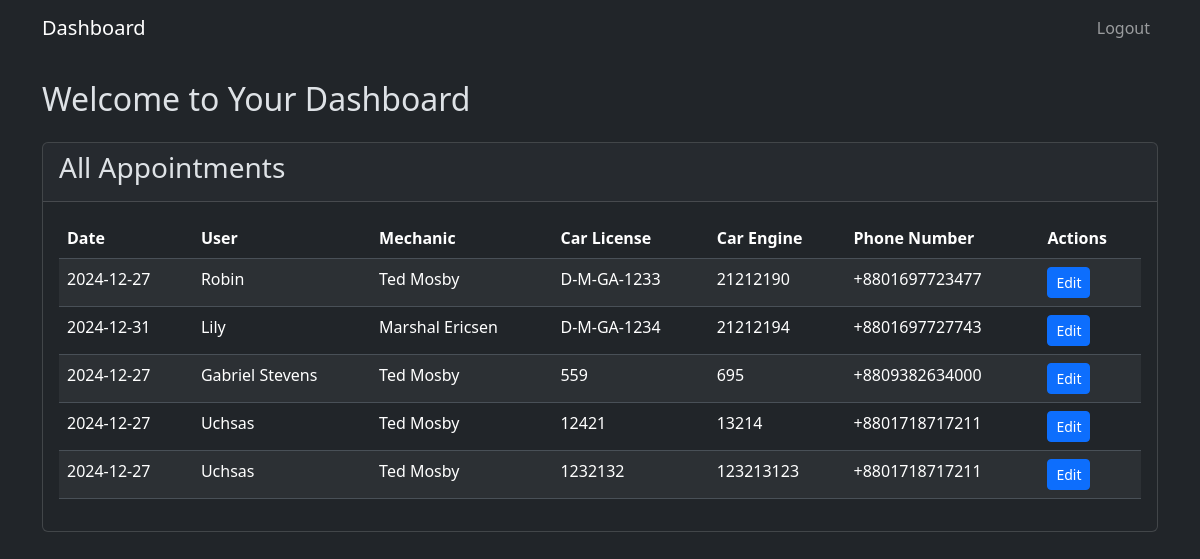
The page /admin on the database its author committed.
### tables this page shows
CREATE TABLE "Appointments" (
	"id"	INTEGER,
	"userID"	INTEGER,
	"mechanicID"	INTEGER,
	"carAppointmentDate"	DATETIME DEFAULT CURRENT_TIMESTAMP,
	"carLicenseNumber"	TEXT,
	"carEngineNumber"	INTEGER,
	PRIMARY KEY("id" AUTOINCREMENT),
	FOREIGN KEY("mechanicID") REFERENCES "mechanic"("id"),
	FOREIGN KEY("userID") REFERENCES "Users"("id")
);

CREATE TABLE "Users" (
	"id"	INTEGER,
	"name"	TEXT,
	"address"	TEXT,
	"phone"	TEXT,
	"username"	TEXT,
	"password"	TEXT,
	"role"	TEXT DEFAULT 'Client',
	PRIMARY KEY("id")
);

### app.py (the view)
@app.route('/admin')
def admin():
    tdata = getClientAppointments()
    data = []
    for i in tdata:
        data.append((getClientName(i[1]), getMechanicName(i[2]), i[3], i[4], i[5], i[0], getClientPhone(i[1])))
    mechanics = showAllMechanics(datetime.now().strftime('%Y-%m-%d'))
    return render_template('admin.html', data=data, mechanics=mechanics)

### helper.py (called while the page is built)
def dbConnect():
    return sqlite3.connect('main.db')

def showAllMechanics(date):
    connection = dbConnect()
    cursor = connection.cursor()
    cursor.execute(f"""
        SELECT m.*, COUNT(a.id) as appointments_today
        FROM mechanic m
        LEFT JOIN Appointments a ON m.id = a.mechanicID AND DATE(a.carAppointmentDate) = DATE('{date}')
        GROUP BY m.id
    """)
    result = cursor.fetchall()
    connection.close()
    return result

def getClientAppointments():
    connection = dbConnect()
    cursor = connection.cursor()
    cursor.execute("SELECT * FROM Appointments WHERE DATE(carAppointmentDate) >= DATE('now')")
    result = cursor.fetchall()
    connection.close()
    return result

def getClientName(userid):
    connection = dbConnect()
    cursor = connection.cursor()
    cursor.execute(f"SELECT name FROM Users WHERE id='{userid}'")
    result = cursor.fetchall()
    connection.close()
    return result[0][0]

def getClientPhone(userid):
    connection = dbConnect()
    cursor = connection.cursor()
    cursor.execute(f"SELECT phone FROM Users WHERE id='{userid}'")
    result = cursor.fetchall()
    connection.close()
    return result[0][0]

def getMechanicName(mechaID):
    connection = dbConnect()
    cursor = connection.cursor()
    cursor.execute(f"SELECT first_name, last_name FROM mechanic WHERE id='{mechaID}'")
    result = cursor.fetchall()
    connection.close()
    return result[0][0]+" "+result[0][1]

### templates/admin.html (shortened to what this page needs)
<!DOCTYPE html>
<html lang="en"data-bs-theme="dark">
<head>
    <link href="https://cdn.jsdelivr.net/npm/bootstrap@5.3.2/dist/css/bootstrap.min.css" rel="stylesheet">
</head>
<body>
    <nav class="navbar navbar-expand-lg navbar-dark bg-dark">
        <div class="container">
            <a class="navbar-brand" href="#">Dashboard</a>
            <div class="collapse navbar-collapse" id="navbarNav">
                <ul class="navbar-nav ms-auto">
                    <li class="nav-item">
                        <a class="nav-link" href="/logout">Logout</a>
                    </li>
                </ul>
            </div>
        </div>
    </nav>
    <div class="container mt-4">
        <div class="row">
            <div class="col-12">
                <div class="d-flex justify-content-between align-items-center mb-4">
                    <h2 class="mb-0">Welcome to Your Dashboard</h2>
                </div>
                <div class="card">
                    <div class="card-header">
                        <h3 class="card-title">All Appointments</h3>
                    </div>
                    <div class="card-body">
                        <table class="table table-striped">
                            <thead>
                                <tr>
                                    <th>Date</th>
                                    <th>User</th>
                                    <th>Mechanic</th>
                                    <th>Car License</th>
                                    <th>Car Engine</th>
                                    <th>Phone Number</th>
                                    <th>Actions</th>
                                </tr>
                            </thead>
                            <tbody>
                                {% for i in data %}
                                <tr>
                                    <td>{{ i[2] }}</td>
                                    <td>{{ i[0] }}</td>
                                    <td>{{ i[1] }}</td>
                                    <td>{{ i[3] }}</td>
                                    <td>{{ i[4] }}</td>
                                    <td>{{ i[6] }}</td>
                                    <td>
                                        <button class="btn btn-primary btn-sm" onclick="editAppointment('{{ i[2] }}', '{{ i[1] }}', '{{ i[5] }}')" data-bs-toggle="modal" data-bs-target="#editModal">Edit</button>
                                    </td>
                                </tr>
                                {% endfor %}
                            </tbody>
                        </table>
                    </div>
                </div>
            </div>
        </div>
    </div>
</body>
</html>

### rows shown on the page
Appointments: carAppointmentDate "2024-12-27", carLicenseNumber "D-M-GA-1233", carEngineNumber "21212190"
Users: name "Robin", phone "+8801697723477"
Appointments: carAppointmentDate "2024-12-31", carLicenseNumber "D-M-GA-1234", carEngineNumber "21212194"
Users: name "Lily", phone "+8801697727743"
Appointments: carAppointmentDate "2024-12-27", carLicenseNumber "559", carEngineNumber "695"
Users: name "Gabriel Stevens", phone "+8809382634000"
Appointments: carAppointmentDate "2024-12-27", carLicenseNumber "12421", carEngineNumber "13214"
Users: name "Uchsas" "Uchsas", phone "+8801718717211" "+8801718717211"
Appointments: carAppointmentDate "2024-12-27", carLicenseNumber "1232132", carEngineNumber "123213123"

### other values the page prints
{{ i[1] }} "Ted Mosby" "Marshal Ericsen" "Ted Mosby" "Ted Mosby" "Ted Mosby"
